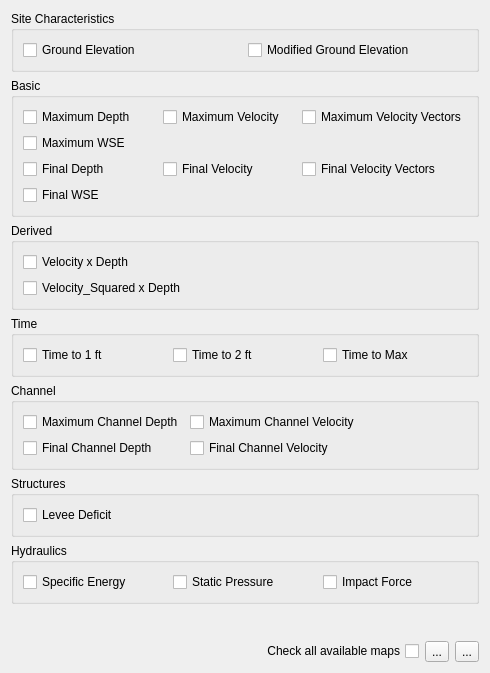
         <widget class="QWidget" name="scrollAreaWidgetContents_2">
          <property name="geometry">
           <rect>
            <x>0</x>
            <y>0</y>
            <width>490</width>
            <height>673</height>
           </rect>
          </property>
          <layout class="QGridLayout" name="gridLayout_99">
           <item row="1" column="0">
            <spacer name="verticalSpacer">
             <property name="orientation">
              <enum>Qt::Vertical</enum>
             </property>
             <property name="sizeHint" stdset="0">
              <size>
               <width>20</width>
               <height>40</height>
              </size>
             </property>
            </spacer>
           </item>
           <item row="2" column="0">
            <layout class="QGridLayout" name="gridLayout_105">
             <item row="0" column="3">
              <widget class="QToolButton" name="cg_cw_btn">
               <property name="text">
                <string>...</string>
               </property>
              </widget>
             </item>
             <item row="0" column="2">
              <widget class="QCheckBox" name="check_cw_cb">
               <property name="layoutDirection">
                <enum>Qt::RightToLeft</enum>
               </property>
               <property name="text">
                <string>Check all available maps</string>
               </property>
              </widget>
             </item>
             <item row="0" column="4">
              <widget class="QToolButton" name="eg_cw_btn">
               <property name="text">
                <string>...</string>
               </property>
              </widget>
             </item>
            </layout>
           </item>
           <item row="0" column="0">
            <layout class="QGridLayout" name="gridLayout_27">
             <item row="2" column="0">
              <widget class="QgsCollapsibleGroupBox" name="bv_cw_cgb">
               <property name="enabled">
                <bool>true</bool>
               </property>
               <property name="title">
                <string>Basic</string>
               </property>
               <property name="collapsed">
                <bool>true</bool>
               </property>
               <layout class="QGridLayout" name="gridLayout_29">
                <item row="2" column="1">
                 <layout class="QGridLayout" name="gridLayout_38">
                  <item row="2" column="1">
                   <widget class="QCheckBox" name="fv_cw_cb">
                    <property name="toolTip">
                     <string>&lt;html&gt;&lt;head/&gt;&lt;body&gt;&lt;p&gt;FINALVEL.OUT: Flow velocity at the end of the simulation (fps or mps).&lt;/p&gt;&lt;/body&gt;&lt;/html&gt;</string>
                    </property>
                    <property name="toolTipDuration">
                     <number>0</number>
                    </property>
                    <property name="text">
                     <string>Final Velocity</string>
                    </property>
                   </widget>
                  </item>
                  <item row="2" column="2">
                   <widget class="QCheckBox" name="fvv_cw_cb">
                    <property name="toolTip">
                     <string>&lt;html&gt;&lt;head/&gt;&lt;body&gt;&lt;p&gt;FINALVEL.OUT &amp;amp; FINALDIR.OUT: Combination of these two files to generate the final velocity vectors (fps or mps).&lt;/p&gt;&lt;/body&gt;&lt;/html&gt;</string>
                    </property>
                    <property name="toolTipDuration">
                     <number>0</number>
                    </property>
                    <property name="text">
                     <string>Final Velocity Vectors</string>
                    </property>
                   </widget>
                  </item>
                  <item row="0" column="2">
                   <widget class="QCheckBox" name="mvv_cw_cb">
                    <property name="toolTip">
                     <string>&lt;html&gt;&lt;head/&gt;&lt;body&gt;&lt;p&gt;VELFP.OUT &amp;amp; VELDIREC.OUT: Combination of these two files to generate the maximum velocity vectors (fps or mps). &lt;/p&gt;&lt;/body&gt;&lt;/html&gt;</string>
                    </property>
                    <property name="toolTipDuration">
                     <number>0</number>
                    </property>
                    <property name="text">
                     <string>Maximum Velocity Vectors</string>
                    </property>
                   </widget>
                  </item>
                  <item row="0" column="1">
                   <widget class="QCheckBox" name="mv_cw_cb">
                    <property name="toolTip">
                     <string>&lt;html&gt;&lt;head/&gt;&lt;body&gt;&lt;p&gt;VELFP.OUT: Maximum floodplain flow velocity (fps or mps).&lt;/p&gt;&lt;/body&gt;&lt;/html&gt;</string>
                    </property>
                    <property name="toolTipDuration">
                     <number>0</number>
                    </property>
                    <property name="text">
                     <string>Maximum Velocity</string>
                    </property>
                   </widget>
                  </item>
                  <item row="1" column="0">
                   <widget class="QCheckBox" name="mwse_cw_cb">
                    <property name="toolTip">
                     <string>&lt;html&gt;&lt;head/&gt;&lt;body&gt;&lt;p&gt;MAXWSELEV.OUT: Grid element number, x-coordinate, y-coordinate, and the maximum water surface elevation of either the floodplain or channel (ft or m).&lt;/p&gt;&lt;/body&gt;&lt;/html&gt;</string>
                    </property>
                    <property name="toolTipDuration">
                     <number>0</number>
                    </property>
                    <property name="text">
                     <string>Maximum WSE</string>
                    </property>
                   </widget>
                  </item>
                  <item row="0" column="0">
                   <widget class="QCheckBox" name="md_cw_cb">
                    <property name="toolTip">
                     <string>&lt;html&gt;&lt;head/&gt;&lt;body&gt;&lt;p&gt;DEPTH.OUT: Maximum combined channel/floodplain flow depths (ft or m).&lt;/p&gt;&lt;/body&gt;&lt;/html&gt;</string>
                    </property>
                    <property name="toolTipDuration">
                     <number>0</number>
                    </property>
                    <property name="text">
                     <string>Maximum Depth</string>
                    </property>
                   </widget>
                  </item>
                  <item row="2" column="0">
                   <widget class="QCheckBox" name="fd_cw_cb">
                    <property name="toolTip">
                     <string>&lt;html&gt;&lt;head/&gt;&lt;body&gt;&lt;p&gt;FINALDEP.OUT: Final floodplain flow depths (ft or m).&lt;/p&gt;&lt;/body&gt;&lt;/html&gt;</string>
                    </property>
                    <property name="toolTipDuration">
                     <number>0</number>
                    </property>
                    <property name="text">
                     <string>Final Depth</string>
                    </property>
                   </widget>
                  </item>
                  <item row="4" column="0">
                   <widget class="QCheckBox" name="fwse_cw_cb">
                    <property name="toolTip">
                     <string>&lt;html&gt;&lt;head/&gt;&lt;body&gt;&lt;p&gt;Final Corrected Water Elevation: FINALDEP.OUT + Final Ground Elevation (ft or m).&lt;/p&gt;&lt;p&gt;FLO-2D Pro Engine corrects the grid elevation automatically at runtime for several conditions.&lt;/p&gt;&lt;p&gt;	1. Outflow elements - an outflow element that has 3 upstream neighbors that are lower elevation will be corrected to 0.1 ft below the lowest elevation.&lt;/p&gt;&lt;p&gt;	2. Channel banks - grid elevations along channel banks will be corrected to the bank elevation defined in CHAN.DAT for prismatic channels or XSEC.DAT for natural channels.&lt;/p&gt;&lt;p&gt;	3. Storm Drains - grid elevations that contain storm drain inlets or manholes will be adjusted to the rim elevation of the storm drain. This is represented by the invert elevation + max depth for the node in SWMM.inp.&lt;/p&gt;&lt;p&gt;Corrections are stored in two files:&lt;/p&gt;&lt;p&gt;	FPREV.NEW for runs without storm drains.&lt;/p&gt;&lt;p&gt;	TOPO_SDElev.RGH for runs with storm drains.&lt;/p&gt;&lt;/body&gt;&lt;/html&gt;</string>
                    </property>
                    <property name="toolTipDuration">
                     <number>0</number>
                    </property>
                    <property name="text">
                     <string>Final WSE</string>
                    </property>
                   </widget>
                  </item>
                 </layout>
                </item>
               </layout>
              </widget>
             </item>
             <item row="1" column="0">
              <widget class="QgsCollapsibleGroupBox" name="sc_cw_cgb">
               <property name="enabled">
                <bool>true</bool>
               </property>
               <property name="title">
                <string>Site Characteristics</string>
               </property>
               <property name="flat">
                <bool>true</bool>
               </property>
               <property name="collapsed">
                <bool>true</bool>
               </property>
               <layout class="QGridLayout" name="gridLayout_28">
                <item row="0" column="0">
                 <layout class="QGridLayout" name="gridLayout_37">
                  <item row="0" column="0">
                   <widget class="QCheckBox" name="ge_cw_cb">
                    <property name="enabled">
                     <bool>true</bool>
                    </property>
                    <property name="acceptDrops">
                     <bool>true</bool>
                    </property>
                    <property name="toolTip">
                     <string>&lt;html&gt;&lt;head/&gt;&lt;body&gt;&lt;p&gt;TOPO.DAT: Grid element, x- and y-coordinates, and their elevations (ft or m).&lt;/p&gt;&lt;/body&gt;&lt;/html&gt;</string>
                    </property>
                    <property name="toolTipDuration">
                     <number>0</number>
                    </property>
                    <property name="whatsThis">
                     <string/>
                    </property>
                    <property name="text">
                     <string>Ground Elevation</string>
                    </property>
                   </widget>
                  </item>
                  <item row="0" column="1">
                   <widget class="QCheckBox" name="mge_cw_cb">
                    <property name="toolTip">
                     <string>&lt;html&gt;&lt;head/&gt;&lt;body&gt;&lt;p&gt;TOPO.DAT&lt;/p&gt;&lt;p&gt;Contains the grid element ID, x- and y-coordinates, and corresponding elevations, reported in either feet or meters.&lt;/p&gt;&lt;p&gt;FPREV.NEW&lt;/p&gt;&lt;p&gt;Reports elevation differences between channel banks and outflow elements. During simulation, FLOPRO.exe may modify grid elevations associated with channel banks and outflow nodes. If a channel bank elevation differs from the grid elevation at the location occupied by the left or right bank, the final elevation is set to the cross-section bank elevation. For outflow nodes, if a connected upstream node has a lower elevation, FLOPRO adjusts the outflow node elevation to 0.1 ft (or equivalent metric value) below the lowest connected upstream node. Elevations are reported in feet or meters.&lt;/p&gt;&lt;p&gt;TOPO_SDElev.RGH&lt;/p&gt;&lt;p&gt;Extends the elevation adjustments reported in FPREV.NEW by documenting additional automatic corrections applied when the FLO-2D engine compares floodplain grid elevations to storm drain inlet rim elevations and Type 4 invert elevations. This file reports the grid element ID, x- and y-coordinates, and the elevation adjustments applied. The file is generated only when a storm drain system is included in the simulation. Elevations are reported in feet or meters.&lt;/p&gt;&lt;/body&gt;&lt;/html&gt;</string>
                    </property>
                    <property name="toolTipDuration">
                     <number>0</number>
                    </property>
                    <property name="text">
                     <string>Modified Ground Elevation</string>
                    </property>
                   </widget>
                  </item>
                 </layout>
                </item>
               </layout>
              </widget>
             </item>
             <item row="4" column="0">
              <widget class="QgsCollapsibleGroupBox" name="tv_cw_cgb">
               <property name="title">
                <string>Time</string>
               </property>
               <property name="collapsed">
                <bool>true</bool>
               </property>
               <layout class="QGridLayout" name="gridLayout_31">
                <item row="0" column="1">
                 <layout class="QGridLayout" name="gridLayout_39">
                  <item row="0" column="1">
                   <widget class="QCheckBox" name="t2ft_cw_cb">
                    <property name="toolTip">
                     <string>&lt;html&gt;&lt;head/&gt;&lt;body&gt;&lt;p&gt;TIMETWOFT.OUT: Grid element number, the x- and y-coordinates and the initial time to two feet of depth (hr).&lt;/p&gt;&lt;/body&gt;&lt;/html&gt;</string>
                    </property>
                    <property name="toolTipDuration">
                     <number>0</number>
                    </property>
                    <property name="text">
                     <string>Time to 2 ft</string>
                    </property>
                   </widget>
                  </item>
                  <item row="0" column="0">
                   <widget class="QCheckBox" name="t1ft_cw_cb">
                    <property name="toolTip">
                     <string>&lt;html&gt;&lt;head/&gt;&lt;body&gt;&lt;p&gt;TIMEONEFT.OUT: Grid element number, the x- and y-coordinates and the initial time to one foot of depth (hr).&lt;/p&gt;&lt;/body&gt;&lt;/html&gt;</string>
                    </property>
                    <property name="toolTipDuration">
                     <number>0</number>
                    </property>
                    <property name="text">
                     <string>Time to 1 ft</string>
                    </property>
                   </widget>
                  </item>
                  <item row="0" column="2">
                   <widget class="QCheckBox" name="tmax_cw_cb">
                    <property name="toolTip">
                     <string>&lt;html&gt;&lt;head/&gt;&lt;body&gt;&lt;p&gt;TIMETOPEAK.OUT: Grid element number, the x- and y-coordinates and the time of occurrence of the maximum depth (hr).&lt;/p&gt;&lt;/body&gt;&lt;/html&gt;</string>
                    </property>
                    <property name="toolTipDuration">
                     <number>0</number>
                    </property>
                    <property name="text">
                     <string>Time to Max </string>
                    </property>
                   </widget>
                  </item>
                 </layout>
                </item>
               </layout>
              </widget>
             </item>
             <item row="7" column="0">
              <widget class="QgsCollapsibleGroupBox" name="hp_cw_cgb">
               <property name="title">
                <string>Hydraulics</string>
               </property>
               <property name="collapsed">
                <bool>true</bool>
               </property>
               <layout class="QGridLayout" name="gridLayout_35">
                <item row="0" column="0">
                 <layout class="QGridLayout" name="gridLayout_41">
                  <item row="0" column="0">
                   <widget class="QCheckBox" name="se_cw_cb">
                    <property name="toolTip">
                     <string>&lt;html&gt;&lt;head/&gt;&lt;body&gt;&lt;p&gt;SPECENERGY.OUT: Maximum specific energy for a floodplain grid element (ft or m).&lt;/p&gt;&lt;/body&gt;&lt;/html&gt;</string>
                    </property>
                    <property name="toolTipDuration">
                     <number>0</number>
                    </property>
                    <property name="text">
                     <string>Specific Energy</string>
                    </property>
                   </widget>
                  </item>
                  <item row="0" column="1">
                   <widget class="QCheckBox" name="sp_cw_cb">
                    <property name="toolTip">
                     <string>&lt;html&gt;&lt;head/&gt;&lt;body&gt;&lt;p&gt;STATICPRESS.OUT: Spatially variable static force per linear foot for each floodplain element (lb/ft or N/m).&lt;/p&gt;&lt;/body&gt;&lt;/html&gt;</string>
                    </property>
                    <property name="toolTipDuration">
                     <number>0</number>
                    </property>
                    <property name="text">
                     <string>Static Pressure</string>
                    </property>
                   </widget>
                  </item>
                  <item row="0" column="2">
                   <widget class="QCheckBox" name="if_cw_cb">
                    <property name="toolTip">
                     <string>&lt;html&gt;&lt;head/&gt;&lt;body&gt;&lt;p&gt;IMPACT.OUT: Impact force per linear foot of structure on the floodplain (lbf/ft or N/m).&lt;/p&gt;&lt;/body&gt;&lt;/html&gt;</string>
                    </property>
                    <property name="toolTipDuration">
                     <number>0</number>
                    </property>
                    <property name="text">
                     <string>Impact Force</string>
                    </property>
                   </widget>
                  </item>
                 </layout>
                </item>
               </layout>
              </widget>
             </item>
             <item row="3" column="0">
              <widget class="QgsCollapsibleGroupBox" name="dv_cw_cgb">
               <property name="title">
                <string>Derived</string>
               </property>
               <property name="collapsed">
                <bool>true</bool>
               </property>
               <layout class="QGridLayout" name="gridLayout_30">
                <item row="1" column="0">
                 <layout class="QGridLayout" name="gridLayout_36">
                  <item row="1" column="1">
                   <widget class="QLabel" name="label_16">
                    <property name="text">
                     <string/>
                    </property>
                   </widget>
                  </item>
                  <item row="1" column="2">
                   <widget class="QLabel" name="label_17">
                    <property name="text">
                     <string/>
                    </property>
                   </widget>
                  </item>
                  <item row="0" column="0">
                   <widget class="QCheckBox" name="dv_cw_cb">
                    <property name="toolTip">
                     <string>&lt;html&gt;&lt;head/&gt;&lt;body&gt;&lt;p&gt;VEL_X_DEPTH.OUT: Maximum of synchroznized velocity times depth for each floodplain element (ft&lt;span style=&quot; vertical-align:super;&quot;&gt;2&lt;/span&gt;/s or m&lt;span style=&quot; vertical-align:super;&quot;&gt;2&lt;/span&gt;/s).&lt;/p&gt;&lt;/body&gt;&lt;/html&gt;</string>
                    </property>
                    <property name="toolTipDuration">
                     <number>0</number>
                    </property>
                    <property name="text">
                     <string>Velocity x Depth</string>
                    </property>
                   </widget>
                  </item>
                  <item row="1" column="0">
                   <widget class="QCheckBox" name="v2xd_cw_cb">
                    <property name="toolTip">
                     <string>&lt;html&gt;&lt;head/&gt;&lt;body&gt;&lt;p&gt;The maximum value of synchronized velocity squared x depth.&lt;/p&gt;&lt;/body&gt;&lt;/html&gt;</string>
                    </property>
                    <property name="text">
                     <string>Velocity_Squared x Depth</string>
                    </property>
                   </widget>
                  </item>
                 </layout>
                </item>
               </layout>
              </widget>
             </item>
             <item row="6" column="0">
              <widget class="QgsCollapsibleGroupBox" name="sv_cw_cgb">
               <property name="title">
                <string>Structures</string>
               </property>
               <property name="collapsed">
                <bool>true</bool>
               </property>
               <layout class="QGridLayout" name="gridLayout_34">
                <item row="0" column="0">
                 <layout class="QGridLayout" name="gridLayout_40">
                  <item row="0" column="2">
                   <widget class="QLabel" name="label_9">
                    <property name="text">
                     <string/>
                    </property>
                   </widget>
                  </item>
                  <item row="0" column="1">
                   <widget class="QLabel" name="label_8">
                    <property name="text">
                     <string/>
                    </property>
                   </widget>
                  </item>
                  <item row="0" column="0">
                   <widget class="QCheckBox" name="ld_cw_cb">
                    <property name="toolTip">
                     <string>&lt;!DOCTYPE HTML PUBLIC &quot;-//W3C//DTD HTML 4.0//EN&quot; &quot;http://www.w3.org/TR/REC-html40/strict.dtd&quot;&gt;
&lt;html&gt;&lt;head&gt;&lt;meta name=&quot;qrichtext&quot; content=&quot;1&quot; /&gt;&lt;style type=&quot;text/css&quot;&gt;
p, li { white-space: pre-wrap; }
&lt;/style&gt;&lt;/head&gt;&lt;body style=&quot; font-family:'MS Shell Dlg 2'; font-size:8pt; font-weight:400; font-style:normal;&quot;&gt;
&lt;p style=&quot; margin-top:12px; margin-bottom:12px; margin-left:0px; margin-right:0px; -qt-block-indent:0; text-indent:0px;&quot;&gt;LEVEEDEFIC.OUT: Levee freeboard deficit.&lt;/p&gt;
&lt;p style=&quot; margin-top:12px; margin-bottom:12px; margin-left:0px; margin-right:0px; -qt-block-indent:0; text-indent:0px;&quot;&gt;0 = freeboard &amp;gt; 3 ft (0.9 m).&lt;/p&gt;
&lt;p style=&quot; margin-top:12px; margin-bottom:12px; margin-left:0px; margin-right:0px; -qt-block-indent:0; text-indent:0px;&quot;&gt;1 = 2 ft (0.6 m) &amp;lt; freeboard &amp;lt; 3 ft (0.9 m).&lt;/p&gt;
&lt;p style=&quot; margin-top:12px; margin-bottom:12px; margin-left:0px; margin-right:0px; -qt-block-indent:0; text-indent:0px;&quot;&gt;2 = 1 ft (0.3 m) &amp;lt; freeboard &amp;lt; 2 ft (0.6 m).&lt;/p&gt;
&lt;p style=&quot; margin-top:12px; margin-bottom:12px; margin-left:0px; margin-right:0px; -qt-block-indent:0; text-indent:0px;&quot;&gt;3 = freeboard &amp;lt; 1 ft (0.3 m).&lt;/p&gt;
&lt;p style=&quot; margin-top:12px; margin-bottom:12px; margin-left:0px; margin-right:0px; -qt-block-indent:0; text-indent:0px;&quot;&gt;4 = levee is overtopped by flow.&lt;/p&gt;&lt;/body&gt;&lt;/html&gt;</string>
                    </property>
                    <property name="toolTipDuration">
                     <number>0</number>
                    </property>
                    <property name="text">
                     <string>Levee Deficit</string>
                    </property>
                   </widget>
                  </item>
                 </layout>
                </item>
               </layout>
              </widget>
             </item>
             <item row="5" column="0">
              <widget class="QgsCollapsibleGroupBox" name="ch_cw_cgb">
               <property name="title">
                <string>Channel</string>
               </property>
               <property name="collapsed">
                <bool>true</bool>
               </property>
               <layout class="QGridLayout" name="gridLayout_42">
                <item row="0" column="0">
                 <layout class="QGridLayout" name="gridLayout_33">
                  <item row="0" column="2">
                   <widget class="QLabel" name="label_7">
                    <property name="text">
                     <string/>
                    </property>
                   </widget>
                  </item>
                  <item row="1" column="0">
                   <widget class="QCheckBox" name="fcd_cw_cb">
                    <property name="toolTip">
                     <string>&lt;html&gt;&lt;head/&gt;&lt;body&gt;&lt;p&gt;DEPCHFINAL.OUT: Final channel flow depths (ft or m).&lt;/p&gt;&lt;/body&gt;&lt;/html&gt;</string>
                    </property>
                    <property name="toolTipDuration">
                     <number>0</number>
                    </property>
                    <property name="text">
                     <string>Final Channel Depth</string>
                    </property>
                   </widget>
                  </item>
                  <item row="0" column="1">
                   <widget class="QCheckBox" name="cv_cw_cb">
                    <property name="toolTip">
                     <string>&lt;html&gt;&lt;head/&gt;&lt;body&gt;&lt;p&gt;VELOC.OUT: Maximum channel flow velocity (fps or mps).&lt;/p&gt;&lt;/body&gt;&lt;/html&gt;</string>
                    </property>
                    <property name="toolTipDuration">
                     <number>0</number>
                    </property>
                    <property name="text">
                     <string>Maximum Channel Velocity</string>
                    </property>
                   </widget>
                  </item>
                  <item row="0" column="0">
                   <widget class="QCheckBox" name="cd_cw_cb">
                    <property name="toolTip">
                     <string>&lt;html&gt;&lt;head/&gt;&lt;body&gt;&lt;p&gt;DEPCH.OUT: Maximum channel flow depths (ft or m).&lt;/p&gt;&lt;/body&gt;&lt;/html&gt;</string>
                    </property>
                    <property name="toolTipDuration">
                     <number>0</number>
                    </property>
                    <property name="text">
                     <string>Maximum Channel Depth</string>
                    </property>
                   </widget>
                  </item>
                  <item row="1" column="1">
                   <widget class="QCheckBox" name="fcv_cw_cb">
                    <property name="toolTip">
                     <string>&lt;html&gt;&lt;head/&gt;&lt;body&gt;&lt;p&gt;VELCHFINAL.OUT: Final channel flow velocities (fps or mps).&lt;/p&gt;&lt;/body&gt;&lt;/html&gt;</string>
                    </property>
                    <property name="toolTipDuration">
                     <number>0</number>
                    </property>
                    <property name="text">
                     <string>Final Channel Velocity</string>
                    </property>
                   </widget>
                  </item>
                 </layout>
                </item>
               </layout>
              </widget>
             </item>
            </layout>
           </item>
          </layout>
         </widget>
